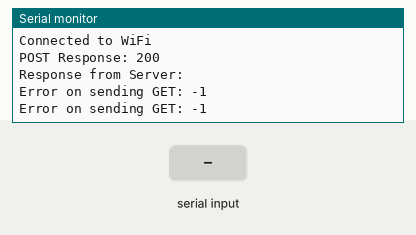
Recording of a sketch running on a simulated ESP32. On the bench: the last lines printed to the serial monitor. The test bench sets the inputs (shaded band). WiFi joins after 1.5 s; servers stay silent unless stated; uploads are accepted with an empty reply.

Above: at 3.2 s.
3.3 s: "CHECK_CONNECTION\n" received over the second serial link
At 9.3 s:
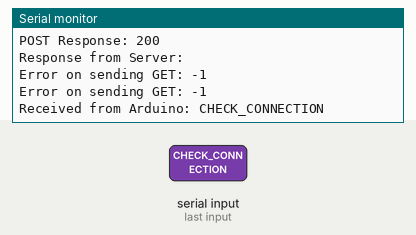
9.8 s: "CHANGE_PASSWORD:\n" received over the second serial link
At 15.4 s:
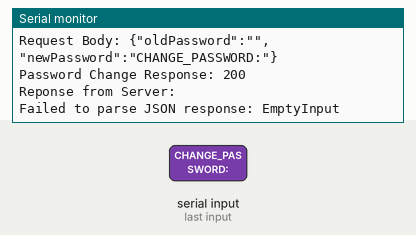
16.3 s: "open\n" received over the second serial link
At 21.0 s:
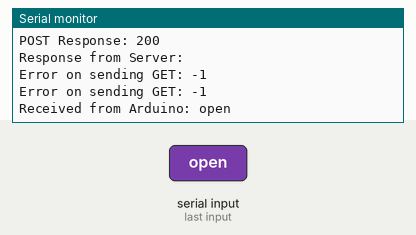
22.8 s: "1\n" received over the second serial link
At 26.5 s:
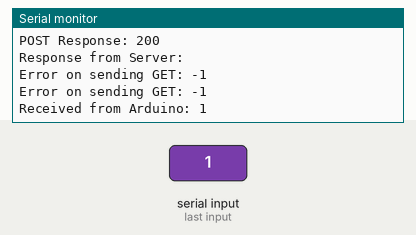

Measured:
- after the input at 3.3 s, the serial monitor: prints a new line after 4.9 s (image 1)
- after the input at 9.8 s, the serial monitor: prints a new line after 4.0 s (image 2)
- after the input at 16.3 s, the serial monitor: prints a new line after 3.3 s (image 3)
- after the input at 22.8 s, the serial monitor: prints a new line after 2.4 s (image 4)

The sketch:

ESP32_Remote.ino
```cpp
#include <WiFi.h>
#include <HTTPClient.h>
#include <ArduinoJson.h>
#include <SoftwareSerial.h>

const char* ssid = "NHUNG1975";
const char* password = "0971947652";

const char* serverIP = "192.168.1.3";  // IP of Server running on Local
const int serverPort = 8000;

// Routes
const char* endpointConnect = "/connect";
const char* endpointGetPassword = "/getPassword";
const char* endpointChangePassword = "/changePassword";
const char* endpointCheckDoorStatus = "/doorStatus";

String serverURLConnect = "http://" + String(serverIP) + ":" + String(serverPort) + endpointConnect;
String serverURLGetPassword = "http://" + String(serverIP) + ":" + String(serverPort) + endpointGetPassword;
String serverURLChangePassword = "http://" + String(serverIP) + ":" + String(serverPort) + endpointChangePassword;
String serverURLCheckDoorStatus = "http://" + String(serverIP) + ":" + String(serverPort) + endpointCheckDoorStatus;

String currentPassword;
String enteredPassword = "";

// Define SoftwareSerial pins for ESP32
#define RX_PIN 16  // Connect GPIO 16 of ESP32 to D3 of Arduino Uno
#define TX_PIN 17  // Connect GPIO 17 of ESP32 to D2 of Arduino Uno

// Connect ESP32 to Arduino Uno by SoftwareSerial
SoftwareSerial espSerial(RX_PIN, TX_PIN);

void connectToWiFi();
void sendPostRequest();
void sendGetRequest();
void sendPasswordChangeRequest(String oldPassword, String newPassword);
void receivePassword();
void unlockDoor();
void checkDoorStatus();
void checkSoftwareSerialConnection();

void setup() {
  Serial.begin(115200);
  espSerial.begin(9600);  // SoftwareSerial communication with Arduino
  connectToWiFi();
}

void loop() {
  // Connect to WiFi
  if (WiFi.status() == WL_CONNECTED) {
    sendPostRequest();
    sendGetRequest();
    checkDoorStatus();
  } else {
    Serial.println("WiFi Disconnected. Reconnecting...");
    connectToWiFi();
  }

  receivePassword();
  delay(5000);
  Serial.println("------------------------------------------------------");
}

// Check SoftwareSerial Connection
void checkSoftwareSerialConnection() {
  if (espSerial.available()) {
    String receivedData = espSerial.readStringUntil('\n');
    receivedData.trim();

    if (receivedData == "CHECK_CONNECTION") {
      espSerial.println("CONNECTION_OK"); // Send response to Arduino
    }
  }
}

// Connect to WiFi
void connectToWiFi() {
  Serial.print("Connecting to WiFi ..");
  WiFi.begin(ssid, password);
  while (WiFi.status() != WL_CONNECTED) {
    Serial.print('.');
    delay(1000);
  }
  Serial.println("\nConnected to WiFi");
}

// Send a POST request to check connection to Server
void sendPostRequest() {
  HTTPClient http;
  http.begin(serverURLConnect);
  http.addHeader("Content-Type", "application/json");

  int httpResponseCode = http.POST("{}");
  if (httpResponseCode > 0) {
    String response = http.getString();
    Serial.print("POST Response: ");
    Serial.println(httpResponseCode);
    Serial.print("Response from Server: ");
    Serial.println(response);
  } else {
    Serial.print("Error on sending POST: ");
    Serial.println(httpResponseCode);
  }
  http.end();
}

// Send a GET request to get password
void sendGetRequest() {
  HTTPClient http;
  http.begin(serverURLGetPassword);

  int httpResponseCode = http.GET();
  if (httpResponseCode > 0) {
    String response = http.getString();
    Serial.print("GET Response: ");
    Serial.println(httpResponseCode);
    Serial.print("Response from Server: ");
    Serial.println(response);

    StaticJsonDocument<200> doc;
    DeserializationError error = deserializeJson(doc, response);
    if (!error && doc.size() > 0) {
      currentPassword = doc[0]["password"].as<String>();
      Serial.print("Current Password: ");
      Serial.println(currentPassword);
      // Send the password to Arduino
      espSerial.println("SET_PASSWORD:" + currentPassword);
    } else {
      Serial.println("Failed to parse JSON or empty response");
    }
  } else {
    Serial.print("Error on sending GET: ");
    Serial.println(httpResponseCode);
  }
  http.end();
}

// Send a POST request to change password
void sendPasswordChangeRequest(String oldPassword, String newPassword) {
  Serial.print("Old Password from Arduino: ");
  Serial.println(oldPassword);
  Serial.print("Current Password stored: ");
  Serial.println(currentPassword);

  if (oldPassword != currentPassword) {
    Serial.println("Entered old password does not match the current password.");
    espSerial.println("INCORRECT_OLD_PASSWORD");
    return;
  }

  HTTPClient http;
  http.begin(serverURLChangePassword);
  http.addHeader("Content-Type", "application/json");

  StaticJsonDocument<200> doc;
  doc["oldPassword"] = oldPassword;
  doc["newPassword"] = newPassword;

  String requestBody;
  serializeJson(doc, requestBody);
  Serial.print("Request Body: ");
  Serial.println(requestBody);

  int httpResponseCode = http.POST(requestBody);
  if (httpResponseCode > 0) {
    String response = http.getString();
    Serial.print("Password Change Response: ");
    Serial.println(httpResponseCode);
    Serial.print("Reponse from Server: ");
    Serial.println(response);

    StaticJsonDocument<200> responseDoc;
    DeserializationError error = deserializeJson(responseDoc, response);
    if (!error) {
      const char* message = responseDoc["message"];
      if (message && strcmp(message, "Password changed successfully") == 0) {
        currentPassword = newPassword;
        espSerial.println("SET_PASSWORD:" + newPassword);
        Serial.println("Password changed successfully");
      } else {
        Serial.println("Password change failed");
        espSerial.println("PASSWORD_CHANGE_FAILED");
      }
    } else {
      Serial.print("Failed to parse JSON response: ");
      Serial.println(error.c_str());
      Serial.println(response);
    }
  } else {
    Serial.print("Error on sending POST: ");
    Serial.println(httpResponseCode);
  }
  http.end();
}

// Receive data from Arduino
void receivePassword() {
  while (espSerial.available()) {
    String receivedData = espSerial.readStringUntil('\n');
    receivedData.trim();
    Serial.print("Received from Arduino: ");
    Serial.println(receivedData);

    if (receivedData.startsWith("CHANGE_PASSWORD:")) {
      int firstColonIndex = receivedData.indexOf(':');
      int secondColonIndex = receivedData.indexOf(':', firstColonIndex + 1);

      String oldPassword = receivedData.substring(firstColonIndex + 1, secondColonIndex);
      String newPassword = receivedData.substring(secondColonIndex + 1);

      sendPasswordChangeRequest(oldPassword, newPassword);
    } else {
      enteredPassword += receivedData;
      if (receivedData.endsWith("\n")) {
        enteredPassword.trim();
        if (enteredPassword == currentPassword) {
          unlockDoor();
        } else {
          Serial.println("Incorrect Password");
          espSerial.println("INCORRECT_PASSWORD");
        }
        enteredPassword = "";
      }
    }
  }
}

// Unlock the door
void unlockDoor() {
  espSerial.println("UNLOCK"); // Send command to Arduino to unlock the door
  Serial.println("Unlocking door...");
}

// Check the door status from server
void checkDoorStatus() {
  HTTPClient http;
  http.begin(serverURLCheckDoorStatus);

  int httpResponseCode = http.GET();
  if (httpResponseCode > 0) {
    String response = http.getString();
    Serial.print("Check Door Status Response: ");
    Serial.println(httpResponseCode);
    Serial.print("Response from Server: ");
    Serial.println(response);

    StaticJsonDocument<200> doc;
    DeserializationError error = deserializeJson(doc, response);
    if (!error) {
      const char* doorStatus = doc["status"];
      if (strcmp(doorStatus, "open") == 0) {
        unlockDoor();
      }
    } else {
      Serial.println("Failed to parse JSON response");
    }
  } else {
    Serial.print("Error on sending GET: ");
    Serial.println(httpResponseCode);
  }
  http.end();
}
```
